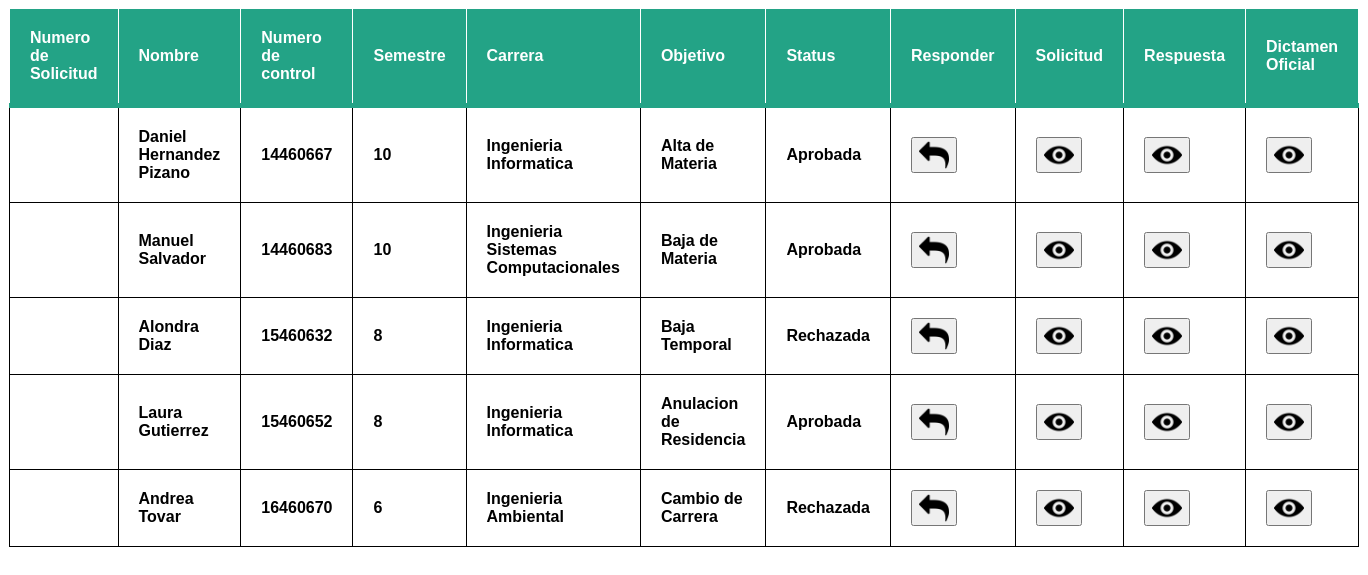
/solicitudes.php, run on the app's committed database.
### tables this page shows
CREATE TABLE solicitud
(idsolicitud int NULL,
suscribe varchar(50) not null,
semestre varchar(20) not null,
carrera varchar(35) not null,
num_control varchar(9) not null,
objetivo varchar(50) not null,
razon_acade varchar(80) not null,
razon_personal varchar(80) not null,
otro varchar(80) not null,
status varchar(11) not null,
firma bigint(20) not NULL);

### solicitudes.php (the view, shortened to what this page needs)
<?php
$con = mysqli_connect(dbhost, dbuser, dbpass, dbname) or die("No se ha podido conectar al servidor");
function filtrado($datos)
{
    $datos = trim($datos);
    $datos = stripslashes($datos);
    $datos = htmlspecialchars($datos);
    return $datos;
}
$consulta = "SELECT idsolicitud, suscribe, num_control, semestre, carrera, objetivo, status FROM solicitud";
$resultado = mysqli_query($con, $consulta) or die(mysqli_error($con));
?>
<link href="./css/solicitudes.css" rel="stylesheet" type="text/css">
<div>
    <table align="center" id="tabla" class="table table-striped">
        <thead>
            <td>Numero de Solicitud</td>
            <td>Nombre</td>
            <td>Numero de control</td>
            <td>Semestre</td>
            <td>Carrera</td>
            <td>Objetivo</td>
            <td>Status</td>
            <td>Responder</td>
            <td>Solicitud</td>
            <td>Respuesta</td>
            <td>Dictamen Oficial</td>
        </thead>
        <tbody>
            <?php
            while ($fila = mysqli_fetch_array($resultado)) {
                ?>
            <tr>
                <td><?php echo filtrado($fila['idsolicitud']); ?></td>
                <td><?php echo filtrado($fila['suscribe']); ?></td>
                <td><?php echo filtrado($fila['num_control']); ?></td>
                <td><?php echo filtrado($fila['semestre']); ?></td>
                <td><?php echo filtrado($fila['carrera']); ?></td>
                <td><?php echo filtrado($fila['objetivo']); ?> </td>
                <td><?php echo filtrado($fila['status']); ?></td>
                <form action="rcomite.php" method="POST">
                    <td><button type="submit"><img src="images/responder.png" title="Responder"></button></td>
                </form>
                <form method="POST" action="pdf.php">
                    <td><button type='submit'><img src="./images/PDF.png" title="Ver Solicitud"></button></td>
                </form>
                <form method="POST" action="respdf.php">
                    <td><button type='submit'><img src="./images/PDF.png" title="Ver Respuesta"></button></td>
                </form>
                <form method="POST" action="resdirpdf.php">
                    <td><button type='submit'><img src="./images/PDF.png" title="Ver Dictamen"></button></td>
                </form>
            </tr>
            <?php
        }
        ?>
        </tbody>
    </table>
</div>

### css/solicitudes.css (style rules this page uses)
table { background-color: white; text-align: left; border-collapse: collapse; width: 70%; font-weight: bold; border-radius: 20px; margin: auto; }
th, td { border: solid 1px; padding: 20px; }
thead { background-color: #23A386; color: white; border-bottom: solid 5px #23A386; }
img { width: 30px; height: 30px; }

### data on the page
solicitud: suscribe "Daniel Hernandez Pizano", num_control "14460667", semestre "10", carrera "Ingenieria Informatica", objetivo "Alta de Materia", status "Aprobada"
solicitud: suscribe "Manuel Salvador", num_control "14460683", semestre "10", carrera "Ingenieria Sistemas Computacionales", objetivo "Baja de Materia", status "Aprobada"
solicitud: suscribe "Alondra Diaz", num_control "15460632", semestre "8", carrera "Ingenieria Informatica", objetivo "Baja Temporal", status "Rechazada"
solicitud: suscribe "Laura Gutierrez", num_control "15460652", semestre "8", carrera "Ingenieria Informatica", objetivo "Anulacion de Residencia", status "Aprobada"
solicitud: suscribe "Andrea Tovar", num_control "16460670", semestre "6", carrera "Ingenieria Ambiental", objetivo "Cambio de Carrera", status "Rechazada"
